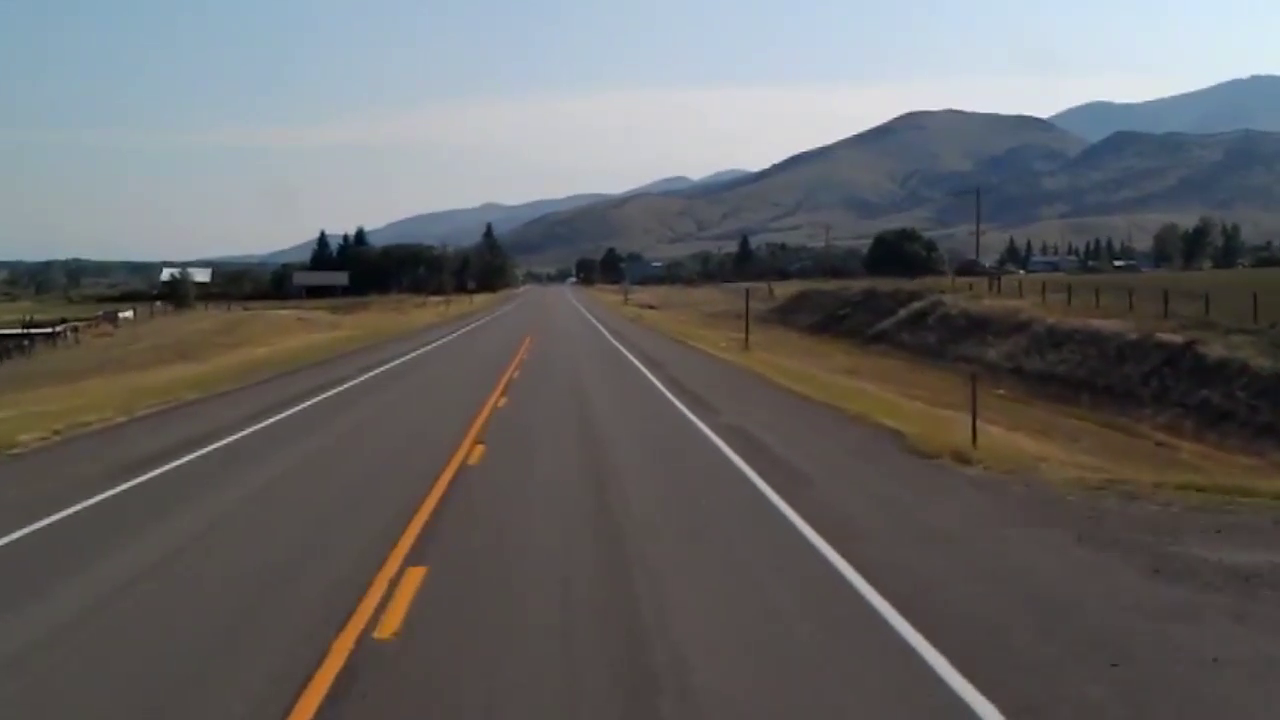
#> input picture frame 48 of test_videos/test2.mp4, 1280 x 720 px
$ python lane_detection.py
#> lines starting #> are read from the running program, lines starting #| are printed output that depends on the picture; after the words box and inside, x2 and y2 are one past the last pixel; in counts of white or black regions, pixels touching at a corner belong together
#> further down, frame is the input picture: shape (720, 1280, 3); mean B, G, R 102.5, 102.1, 102.8
import matplotlib.pylab as plt
import cv2
import numpy as np

def region_of_interest(img, vertices):
    mask = np.zeros_like(img)
    #channel_count = img.shape[2]
    match_mask_color = 255
    cv2.fillPoly(mask, vertices, match_mask_color)
    masked_image = cv2.bitwise_and(img, mask)
    return masked_image

def draw_the_lines(img, lines):
    img = np.copy(img)
    blank_image = np.zeros((img.shape[0], img.shape[1], 3), dtype=np.uint8)

    for line in lines:
        for x1, y1, x2, y2 in line:
            cv2.line(blank_image, (x1,y1), (x2,y2), (0, 255, 0), thickness=10)

    img = cv2.addWeighted(img, 0.8, blank_image, 1, 0.0)
    return img

# = cv2.imread('road.jpg')
#image = cv2.cvtColor(image, cv2.COLOR_BGR2RGB)
def process(image):
    #print(image.shape)
    height = image.shape[0]
    width = image.shape[1]
    region_of_interest_vertices = [
        (0, height),
        (width/2, height/2),
        (width, height)
    ]
    gray_image = cv2.cvtColor(image, cv2.COLOR_RGB2GRAY)
    canny_image = cv2.Canny(gray_image, 100, 120)
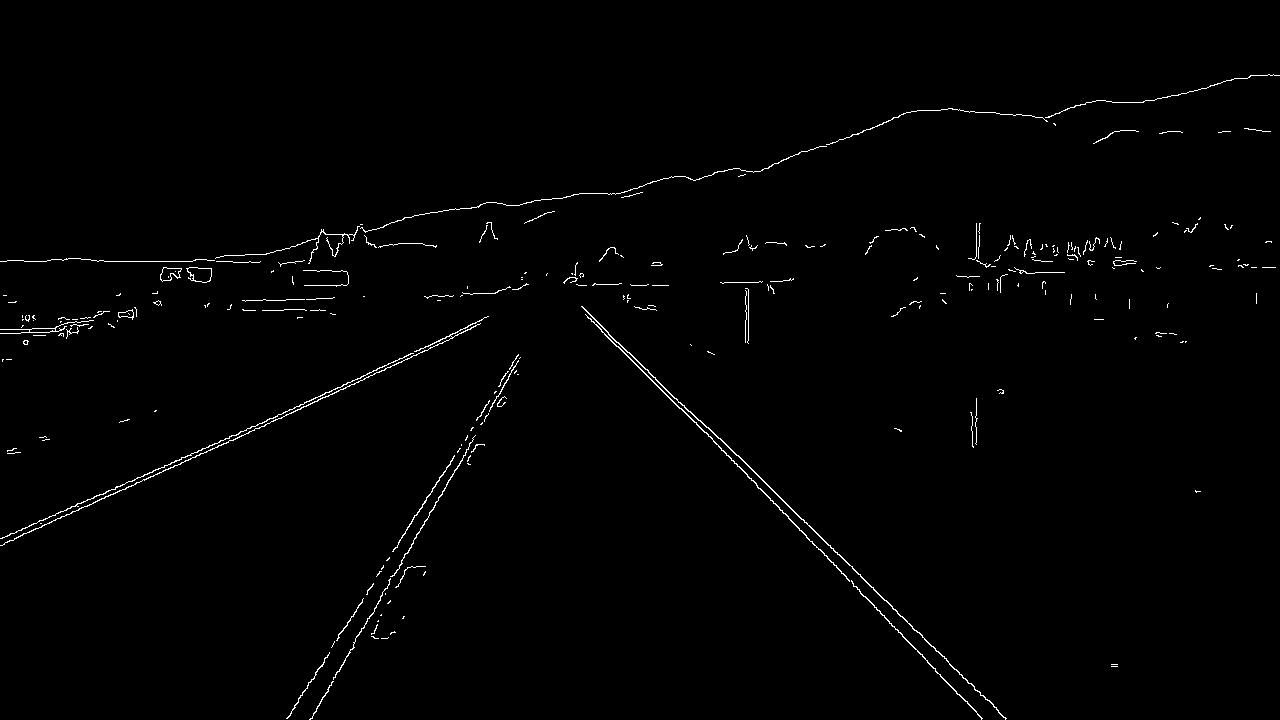
#> canny_image: shape (720, 1280); 0.97% white in thin lines or dots, all inside (x1, y1, x2, y2) = (0, 74, 1280, 720)
    cropped_image = region_of_interest(canny_image,
                    np.array([region_of_interest_vertices], np.int32),)
#> in region_of_interest, `masked_image = cv2.bitwise_and(img, mask)`:
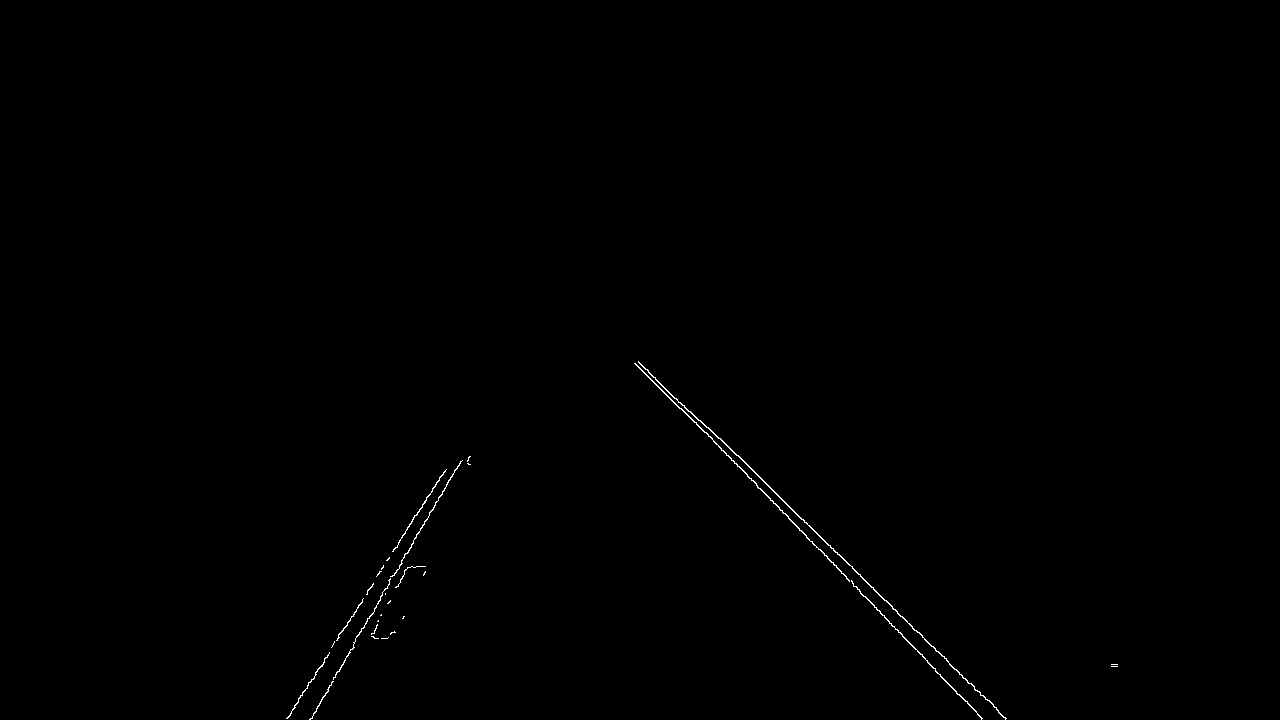
#> masked_image: shape (720, 1280); 0.25% white in thin lines or dots, all inside (x1, y1, x2, y2) = (286, 361, 1118, 720)
    lines = cv2.HoughLinesP(cropped_image,
                            rho=2,
                            theta=np.pi/180,
                            threshold=50,
                            lines=np.array([]),
                            minLineLength=40,
                            maxLineGap=100)
#> lines = 14 rows, first 6: [690, 417, 981, 718], [708, 427, 860, 574], [311, 718, 460, 461], [870, 586, 1006, 718], [290, 715, 439, 477], [651, 380, 710, 436]
    image_with_lines = draw_the_lines(image, lines)
#> the loop in draw_the_lines, `for line in lines:` made 14 passes
#> after the loop in draw_the_lines, `for line in lines:`:
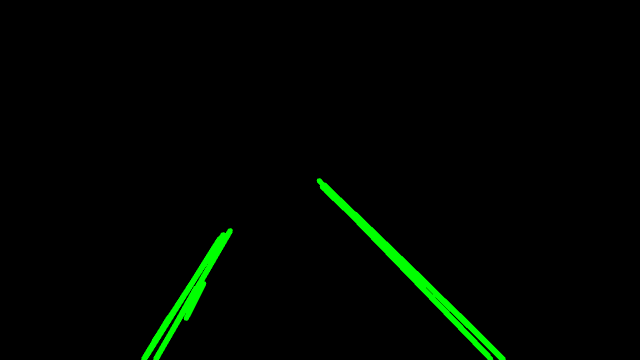
#> blank_image: shape (720, 1280, 3) (shown at 1/2 size); mean of channels 0, 1, 2 0, 5.1, 0; drawn as B, G, R
#> in draw_the_lines, `img = cv2.addWeighted(img, 0.8, blank_image, 1, 0.0)`:
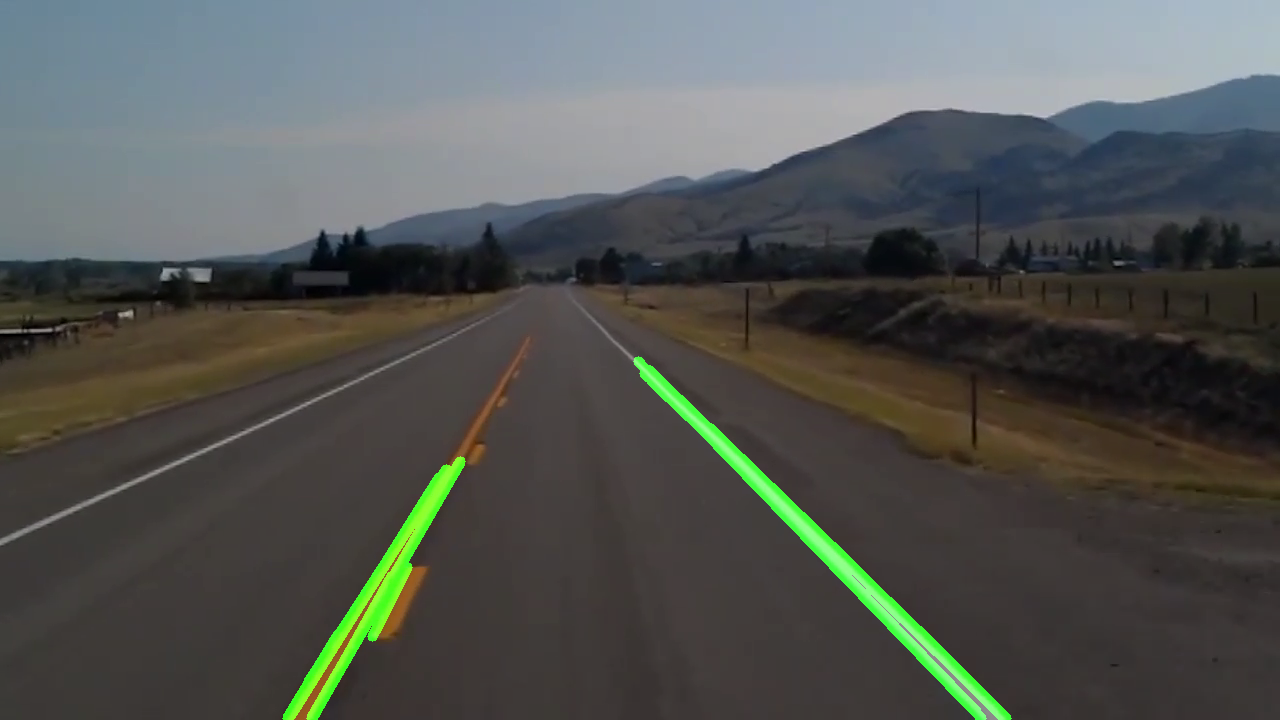
#> img: shape (720, 1280, 3); mean B, G, R 82, 85.1, 82.2
    return image_with_lines

cap = cv2.VideoCapture(r'test_videos/test2.mp4')

while cap.isOpened():
    ret, frame = cap.read()
    frame = process(frame)
    cv2.imshow('frame', frame)
    if cv2.waitKey(1) & 0xFF == ord('q'):
#> (key q is pressed here)
        break

cap.release()
cv2.destroyAllWindows()

$ run again, starting later in the video
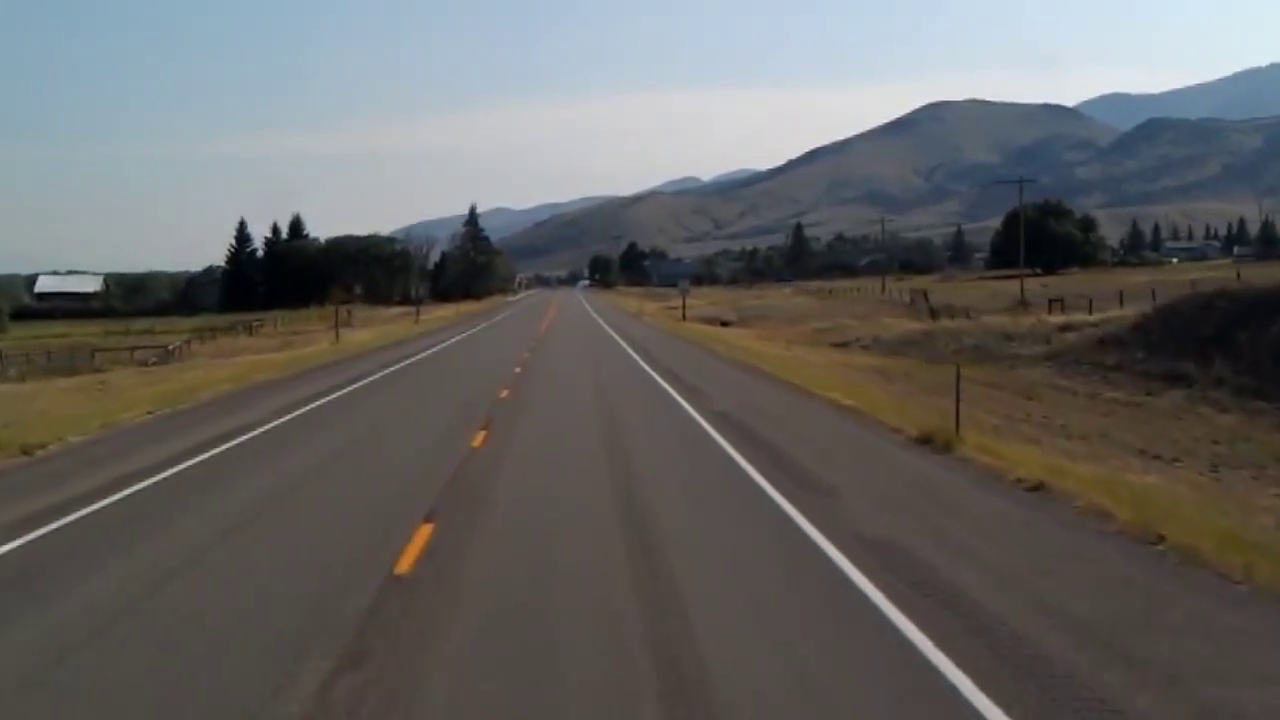
#> input picture frame 218 of test_videos/test2.mp4, 1280 x 720 px
#> frame is the input picture: shape (720, 1280, 3); mean B, G, R 99.9, 101.1, 102
#> in process, `canny_image = cv2.Canny(gray_image, 100, 120)`:
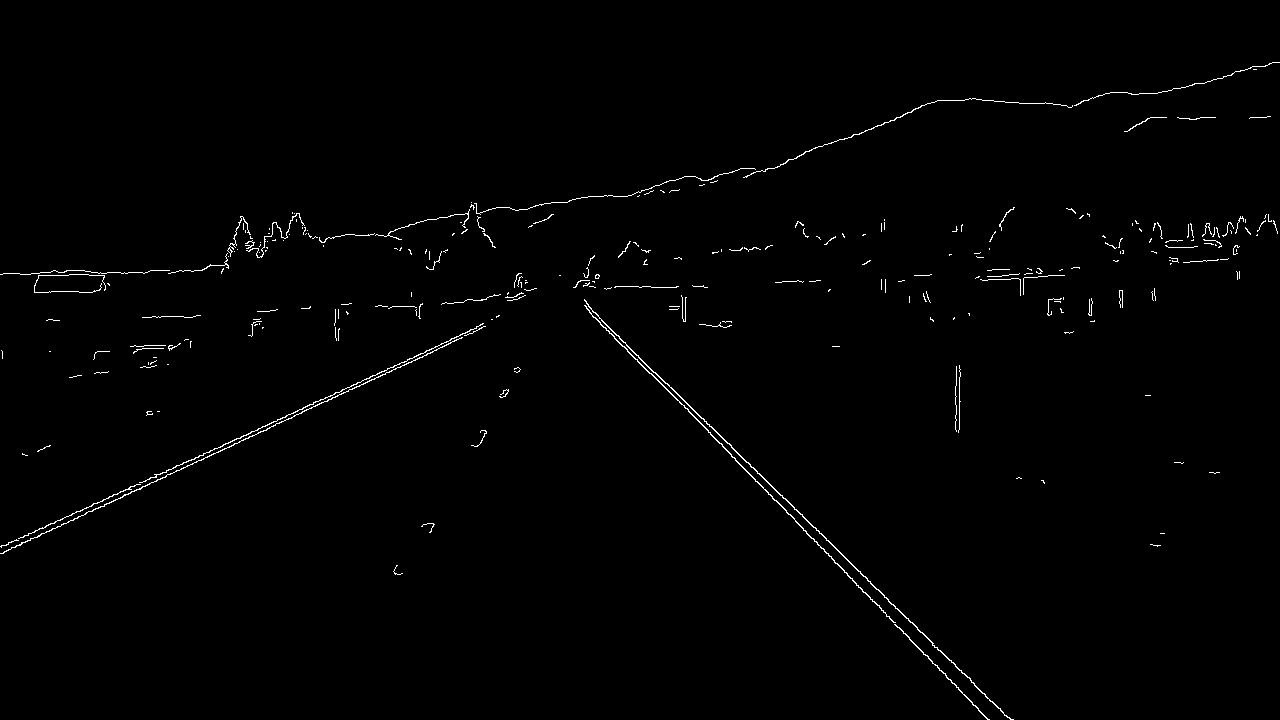
#> canny_image: shape (720, 1280); 0.88% white in thin lines or dots
#> mask: shape (720, 1280); 25% white; 1 white region, box (x1, y1, x2, y2) and area: (1, 360, 1280, 720) 230680
#> masked_image: shape (720, 1280); 0.16% white in thin lines or dots, all inside (x1, y1, x2, y2) = (393, 361, 1014, 720)
#> lines = 13 rows, first 6: [744, 460, 1012, 719], [642, 361, 987, 719], [861, 574, 1011, 719], [638, 362, 830, 542], [689, 406, 748, 462], [646, 365, 732, 457]
#> the loop in draw_the_lines, `for line in lines:` made 13 passes
#> in draw_the_lines, `img = cv2.addWeighted(img, 0.8, blank_image, 1, 0.0)`:
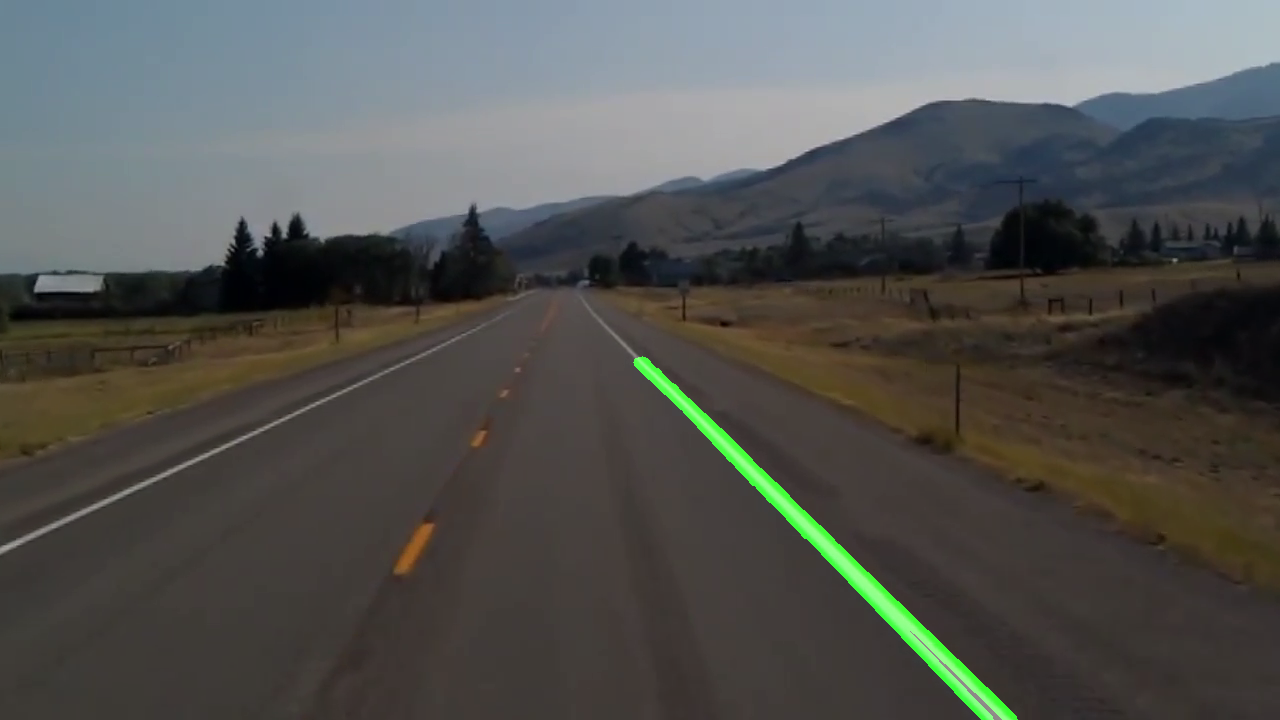
#> img: shape (720, 1280, 3); mean B, G, R 79.9, 82.6, 81.6

$ run again, starting later in the video
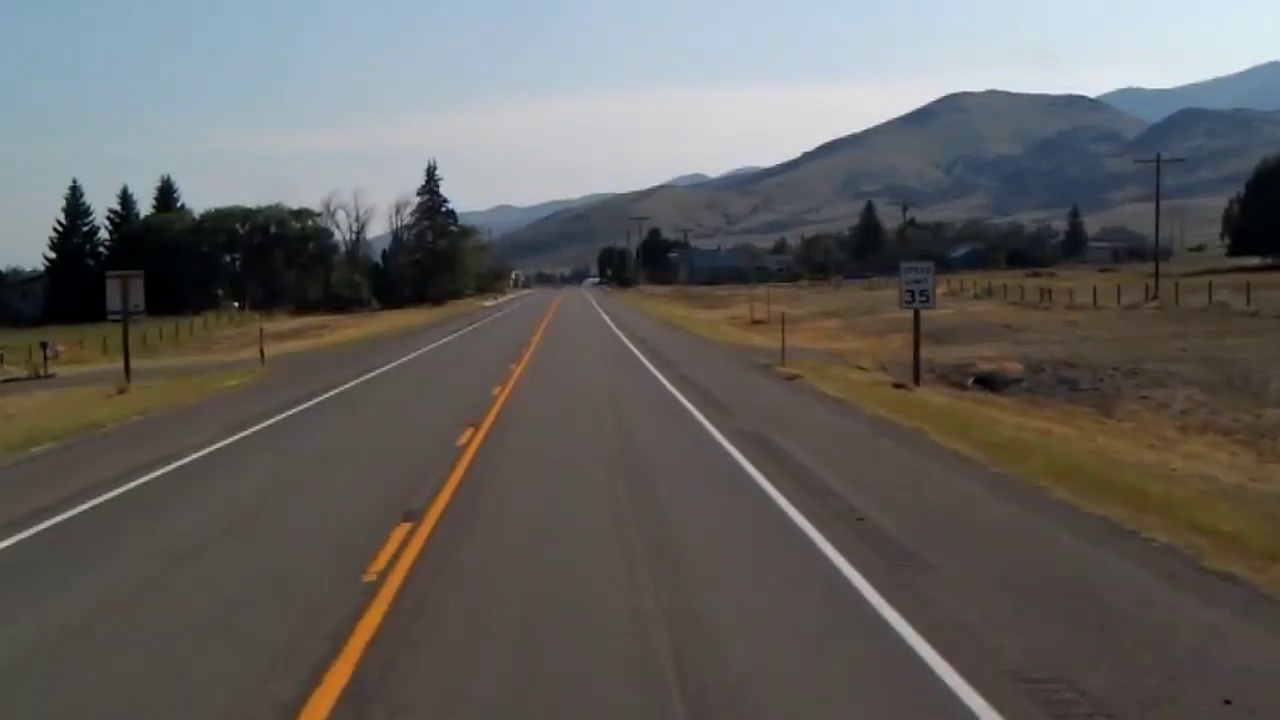
#> input picture frame 388 of test_videos/test2.mp4, 1280 x 720 px
#> frame is the input picture: shape (720, 1280, 3); mean B, G, R 95.9, 98.2, 99.8
#> in process, `canny_image = cv2.Canny(gray_image, 100, 120)`:
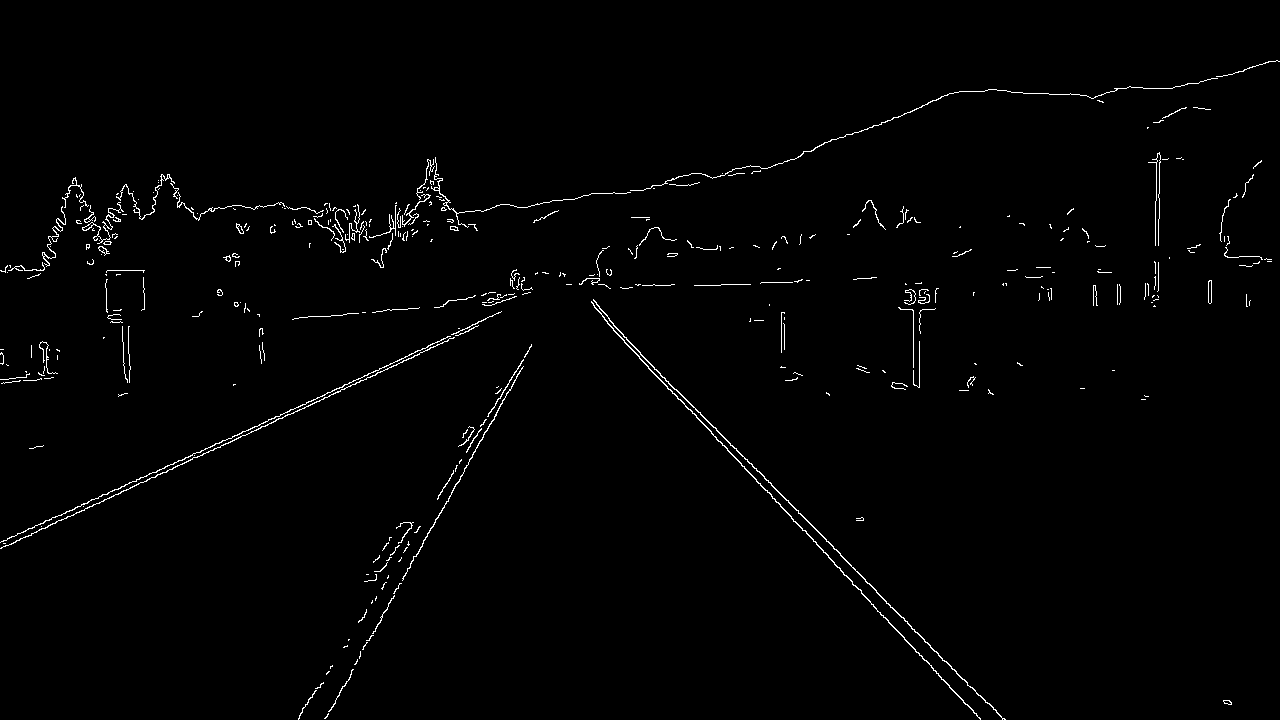
#> canny_image: shape (720, 1280); 1.2% white in thin lines or dots
#> mask: shape (720, 1280); 25% white; 1 white region, box (x1, y1, x2, y2) and area: (1, 360, 1280, 720) 230680
#> masked_image: shape (720, 1280); 0.24% white in thin lines or dots, all inside (x1, y1, x2, y2) = (298, 361, 1232, 720)
#> lines = 16 rows, first 6: [654, 369, 980, 719], [660, 375, 1004, 719], [325, 718, 436, 518], [764, 478, 819, 532], [335, 703, 473, 454], [865, 581, 1002, 718]
#> the loop in draw_the_lines, `for line in lines:` made 16 passes
#> in draw_the_lines, `img = cv2.addWeighted(img, 0.8, blank_image, 1, 0.0)`:
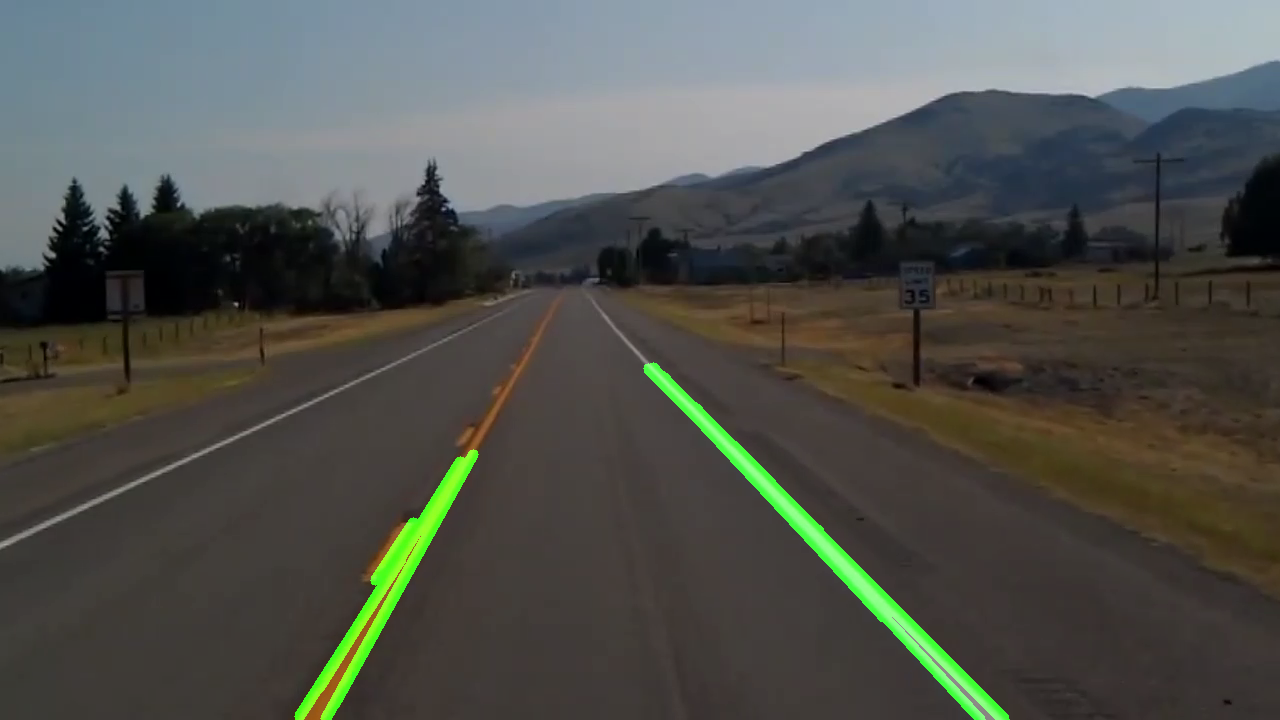
#> img: shape (720, 1280, 3); mean B, G, R 76.7, 81.9, 79.8
